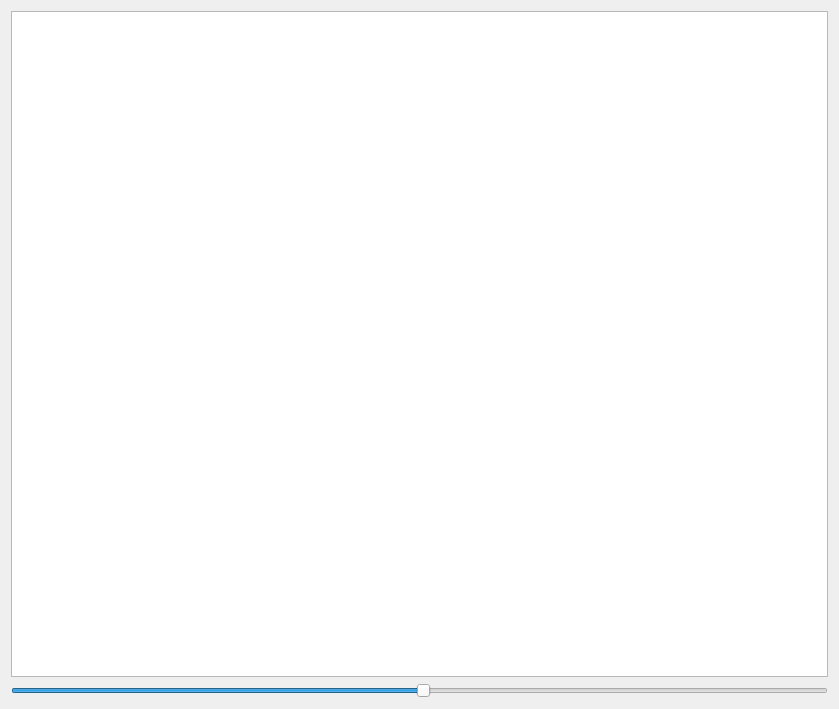
<?xml version="1.0" encoding="UTF-8"?>
<ui version="4.0">
 <class>viewTree</class>
 <widget class="QWidget" name="viewTree">
  <property name="geometry">
   <rect>
    <x>0</x>
    <y>0</y>
    <width>839</width>
    <height>709</height>
   </rect>
  </property>
  <property name="windowTitle">
   <string>Form</string>
  </property>
  <layout class="QGridLayout" name="gridLayout">
   <item row="0" column="0">
    <widget class="QGraphicsView" name="graphicsView"/>
   </item>
   <item row="1" column="0">
    <widget class="QSlider" name="horizontalSlider">
     <property name="value">
      <number>50</number>
     </property>
     <property name="orientation">
      <enum>Qt::Horizontal</enum>
     </property>
    </widget>
   </item>
  </layout>
 </widget>
 <resources/>
 <connections/>
</ui>
